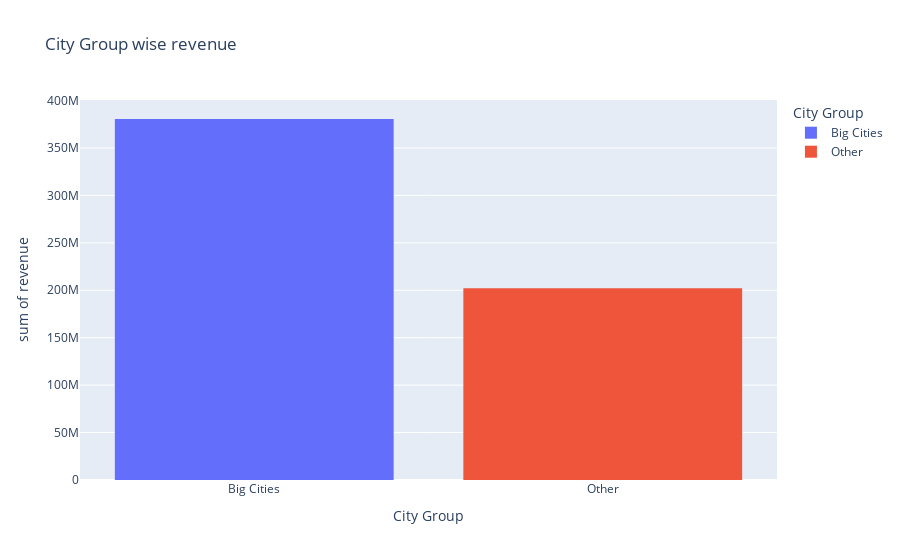

Source (notebook cell):
### Code cell
# city group wise revenue
px.histogram(df,x='City Group',y='revenue',color='City Group',title='City Group wise revenue')

### Figure 1 — Plotly figure (JSON) as saved in the notebook; plotly's stock layout.template omitted (floating-point values rounded to 4 significant figures)
{"data": [{"alignmentgroup": "True", "bingroup": "x", "histfunc": "sum", "hovertemplate": "City Group=%{x}<br>sum of revenue=%{y}<extra></extra>", "legendgroup": "Big Cities", "marker": {"color": "#636efa", "pattern": {"shape": ""}}, "name": "Big Cities", "offsetgroup": "Big Cities", "orientation": "v", "showlegend": true, "type": "histogram", "x": ["Big Cities", "Big Cities", "Big Cities", "Big Cities", "Big Cities", "Big Cities", "Big Cities", "Big Cities", "Big Cities", "Big Cities", "Big Cities", "Big Cities", "Big Cities", "Big Cities", "Big Cities", "Big Cities", "Big Cities", "Big Cities", "Big Cities", "Big Cities", "Big Cities", "Big Cities", "Big Cities", "Big Cities", "Big Cities", "Big Cities", "Big Cities", "Big Cities", "Big Cities", "Big Cities", "Big Cities", "Big Cities", "Big Cities", "Big Cities", "Big Cities", "Big Cities", "Big Cities", "Big Cities", "Big Cities", "Big Cities", "Big Cities", "Big Cities", "Big Cities", "Big Cities", "Big Cities", "Big Cities", "Big Cities", "Big Cities", "Big Cities", "Big Cities", "Big Cities", "Big Cities", "Big Cities", "Big Cities", "Big Cities", "Big Cities", "Big Cities", "Big Cities", "Big Cities", "Big Cities", "Big Cities", "Big Cities", "Big Cities", "Big Cities", "Big Cities", "Big Cities", "Big Cities", "Big Cities", "Big Cities", "Big Cities", "Big Cities", "Big Cities", "Big Cities", "Big Cities", "Big Cities", "Big Cities"], "xaxis": "x", "y": [5653753, 6923131, 5017319, 5166635, 4491607, 5161370, 1734634, 4807746, 19696939, 8213524, 5337526, 1149870, 8904084, 2267425, 4705945, 3447890, 2058644, 4100886, 3028267, 2740687, 5461700, 3818055, 6836483, 4554237, 2732645, 4264176, 4250758, 7865428, 8630682, 2156098, 6941173, 2390534, 3004429, 3600467, 3164972, 4350573, 2551252, 1756069, 4052733, 3836721, 3982767, 4136425, 2525375, 3347767, 5500818, 16549064, 4590423, 1904842, 3871344, 3727364, 4066618, 5966193, 4250553, 7495092, 5906596, 2364478, 3426169, 6782425, 6694797, 13575224, 9652350, 4219263, 3784230, 4882985, 8894598, 2018785, 1847826, 3780019, 3445076, 4286645, 3810007, 2383840, 3199619, 9262754, 7217634, 6363241], "yaxis": "y"}, {"alignmentgroup": "True", "bingroup": "x", "histfunc": "sum", "hovertemplate": "City Group=%{x}<br>sum of revenue=%{y}<extra></extra>", "legendgroup": "Other", "marker": {"color": "#EF553B", "pattern": {"shape": ""}}, "name": "Other", "offsetgroup": "Other", "orientation": "v", "showlegend": true, "type": "histogram", "x": ["Other", "Other", "Other", "Other", "Other", "Other", "Other", "Other", "Other", "Other", "Other", "Other", "Other", "Other", "Other", "Other", "Other", "Other", "Other", "Other", "Other", "Other", "Other", "Other", "Other", "Other", "Other", "Other", "Other", "Other", "Other", "Other", "Other", "Other", "Other", "Other", "Other", "Other", "Other", "Other", "Other", "Other", "Other", "Other", "Other", "Other", "Other", "Other", "Other", "Other", "Other", "Other", "Other", "Other"], "xaxis": "x", "y": [2055379, 2675511, 4316715, 4952497, 5444227, 3745135, 1999097, 2021934, 3956086, 2999068, 3778621, 5435276, 3008199, 2371202, 3903884, 3752885, 7201784, 3273041, 1763231, 5595267, 4651866, 5286212, 1619683, 1882131, 3452382, 6313221, 2025297, 2083447, 3410878, 3753720, 1270499, 6412623, 2344689, 4758476, 2738052, 4429512, 4467728, 2792031, 4888774, 3248660, 3570392, 2954086, 2993069, 2097022, 4155435, 4067566, 4263629, 4780607, 4015749, 7592272, 3939804, 3376145, 5787594, 2544857], "yaxis": "y"}], "layout": {"barmode": "relative", "legend": {"title": {"text": "City Group"}, "tracegroupgap": 0}, "title": {"text": "City Group wise revenue"}, "xaxis": {"anchor": "y", "categoryarray": ["Big Cities", "Other"], "categoryorder": "array", "domain": [0, 1], "title": {"text": "City Group"}}, "yaxis": {"anchor": "x", "domain": [0, 1], "title": {"text": "sum of revenue"}}}}
